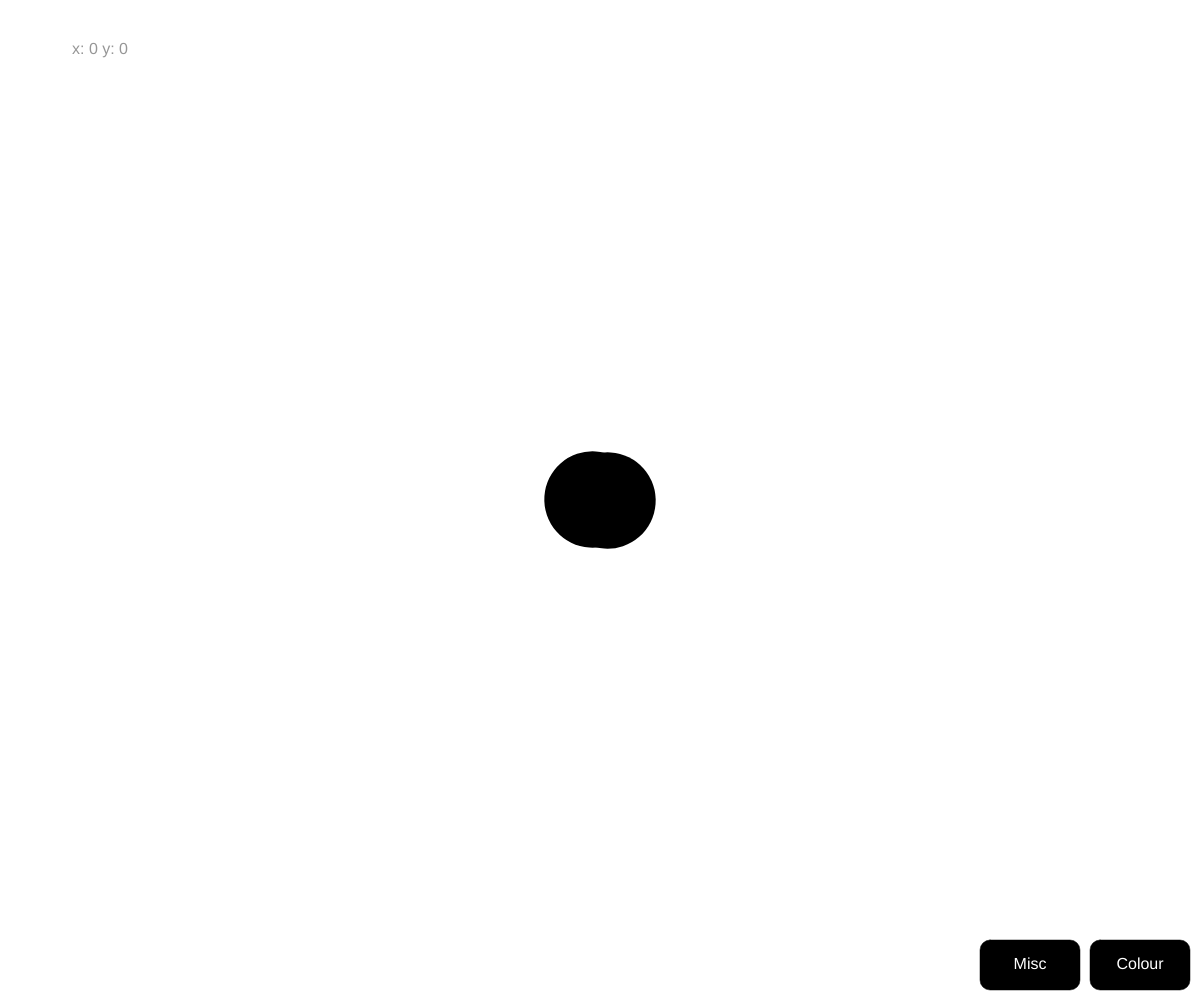
Frame 1 (no input)
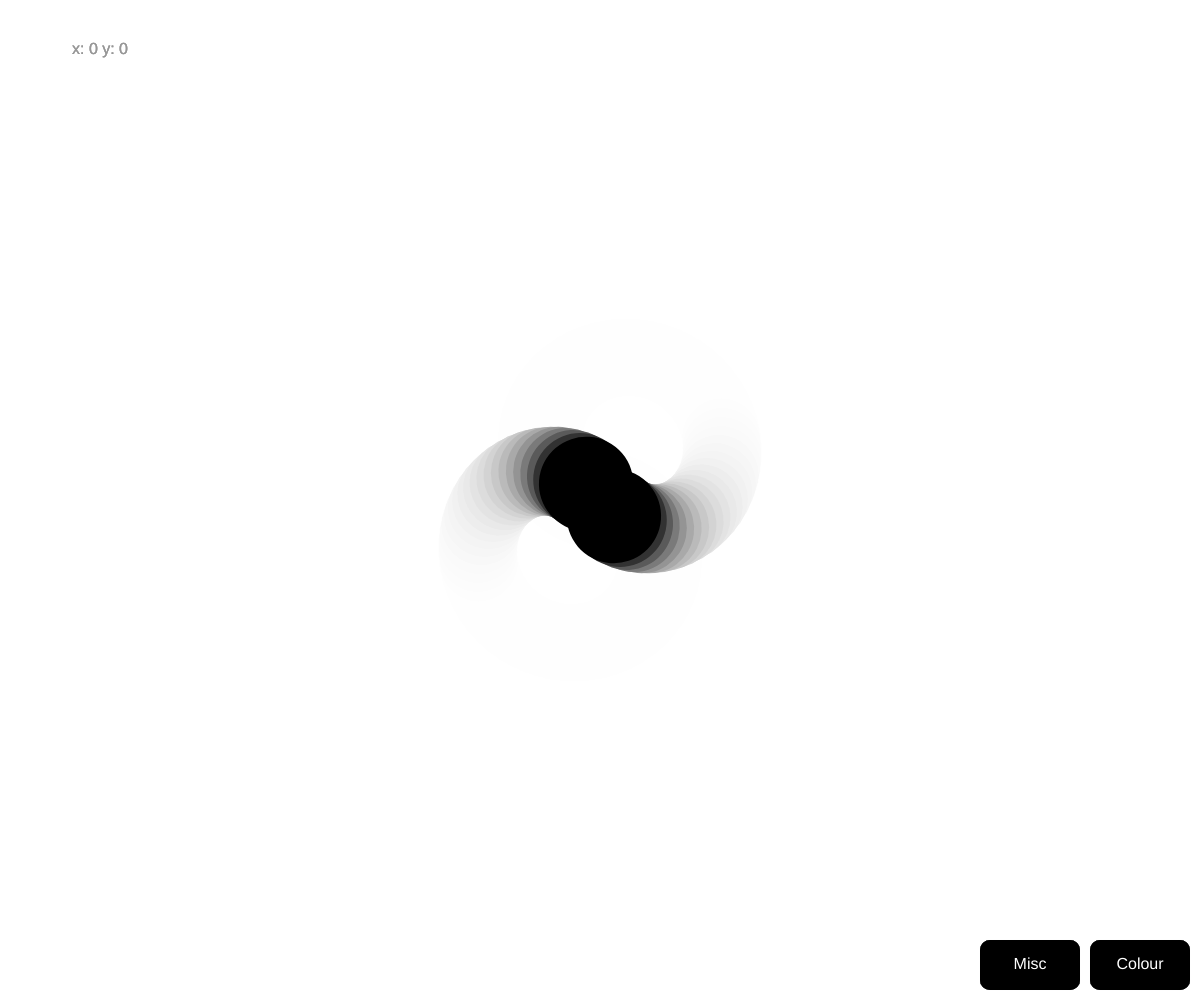
Frame 60 (no input)
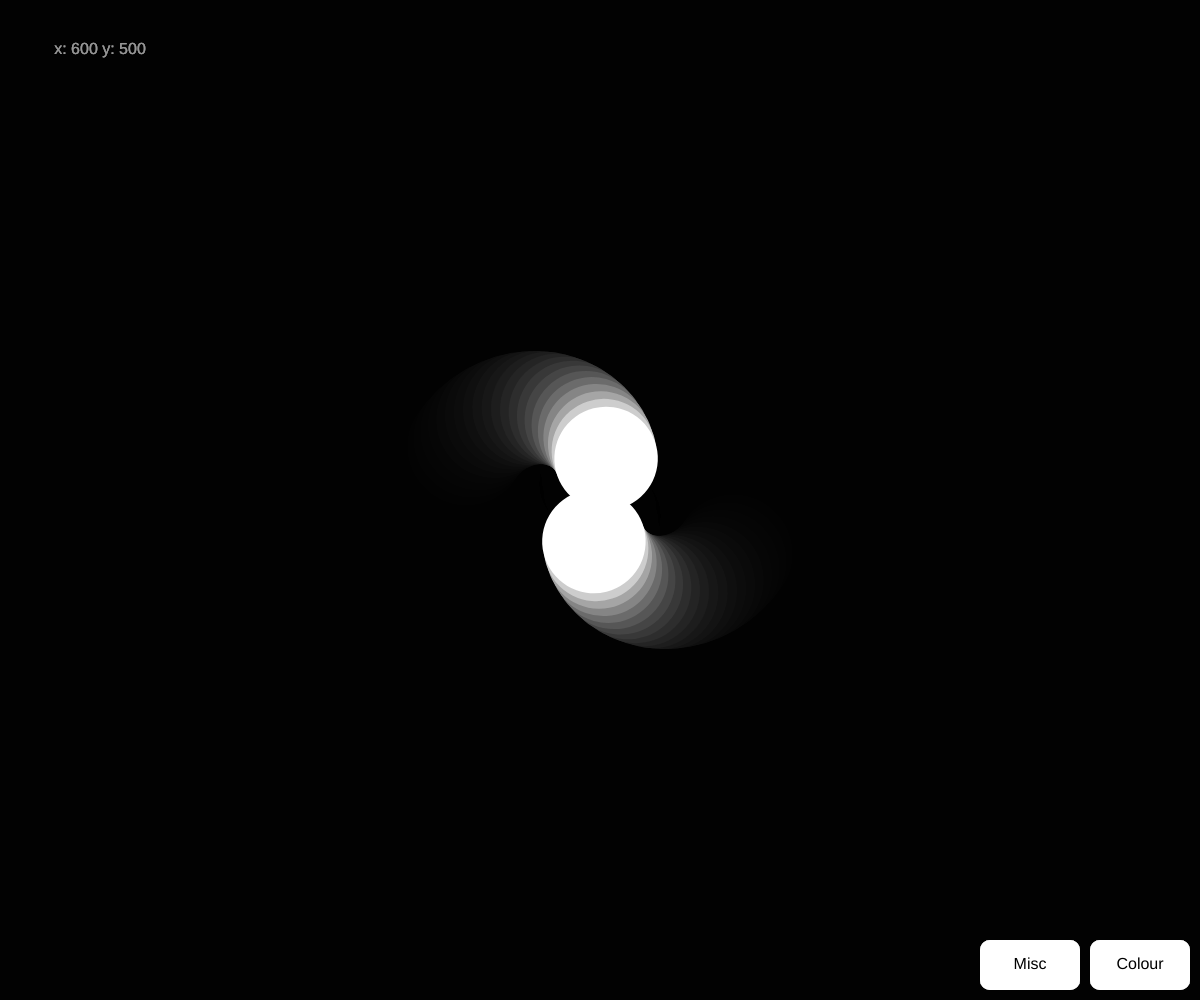
Frame 120 (the mouse pressed at the canvas centre since frame 60)

The p5.js sketch that drew these frames (run headless with seeded random() and noise() and a simulated clock; from frame 60 on, the mouse is pressed at the canvas centre):

// p5.js sketch
// ── sketch.js
var bgColour = 255
var loadingColour = 0
var bordebuttonW = 10 // border width for bleed
var buttonW = 50
var buttonH = 25
var debug = "Misc"
var blackBG = true
var loadingSize = 150 // Size of Loading animation Icon
var bgOpacity = 255
var loadArray = [
  load1,
  load2,
  load3,
  load4,
  load5,
  load6,
  load7,
  load8,
  load9,
  load10,
]


function setup() {
  createCanvas(windowWidth, windowHeight);
}

function draw() {
  background(bgColour,bgOpacity);
  rectMode(RADIUS);
  textAlign(CENTER, CENTER);
  textSize(16);
  strokeWeight(0.5);
  // Button 1
  fill(loadingColour);
  rect(windowWidth - buttonW - bordebuttonW, windowHeight - buttonH - bordebuttonW, buttonW, buttonH, 10);
  fill(bgColour);
  text("Colour", windowWidth - buttonW - bordebuttonW, windowHeight - buttonH - bordebuttonW);
  // Button 2
  fill(loadingColour);
  rect(windowWidth - 3*buttonW - 2*bordebuttonW, windowHeight - buttonH - bordebuttonW, buttonW, buttonH, 10);
  fill(bgColour);
  text(debug, windowWidth - 3*buttonW - 2*bordebuttonW, windowHeight - buttonH - bordebuttonW);
  
  fill(150);
  text('x: ' + mouseX + ' y: ' + mouseY, 100, 50);

  fill(loadingColour)
  translate(windowWidth/2, windowHeight/2);
  //loadArray[9]();
  load14()
}

function mousePressed() {
  // Check if mouse is inside the circle
  //rect(windowWidth - buttonW - bordebuttonW, windowHeight - buttonH - bordebuttonW
  if (mouseX > (windowWidth - 2*buttonW - bordebuttonW) && mouseX < (windowWidth - bordebuttonW)) {
    if (mouseY > (windowHeight - 2*buttonH - bordebuttonW) && mouseY < (windowHeight - bordebuttonW)) {
      changeBackground()
    }
  }
  if (dist(mouseX, mouseY, windowWidth/2, windowHeight/2) < loadingSize){
    changeBackground()
  }
}

function mouseMoved() {

}

// function to change the background of colour
function changeBackground() {
  console.log("before" + blackBG)
  if (blackBG) {
    bgColour = 0;
    loadingColour = 255;
    blackBG = false
    console.log("p1")
  } else if (!blackBG){
    console.log("p2")
    bgColour = 255;
    loadingColour = 0;
    blackBG = true
  }
}


////////////////////////////////////////////////
// CODE FOR LOADING ANIMATIONS
////////////////////////////////////////////////



//CONSISTENT PENDULUM SLOW
function load13() {
  noStroke()
  fill(loadingColour,150)
  for (i = 0; i < 7; i++) {
    let c = loadingSize * cos((frameCount+ i*5)/(20))
    circle(c, 0, 50+i*2)
  } 
}

//PENDULUM
function load12() {
  noStroke()
  fill(loadingColour,150)
  for (i = 0; i < 7; i++) {
    let c = loadingSize * sin(frameCount/(20+i))
    circle(c, 0, 50-i*2)
  } 
}

//CONSISTENT PENDULUM
function load11() {
  noStroke()
  fill(loadingColour,150)
  for (i = 0; i < 7; i++) {
    let c = loadingSize * cos((frameCount+ i*8)/(20))
    circle(c, 0, 50+i*2)
  }
}

//CIRCLE STOP LIGHT
function load10() {
  noStroke()
  let l = [255,130,130]
  var o1
  var o2
  var o3
  let fc = frameCount/30

  if ((fc % 3) < 1){
    o1 = l[0]
    o2 = l[1]
    o3 = l[2]
  } else if ((fc % 3) < 2){
    o1 = l[2]
    o2 = l[0]
    o3 = l[1]
  } else if ((fc % 3) < 3){
    o1 = l[1]
    o2 = l[2]
    o3 = l[0]
  }

  cSize = loadingSize/2
  fill(loadingColour,o1)
  circle(-loadingSize,0,cSize)
  fill(loadingColour,o2)
  circle(0,0,cSize)
  fill(loadingColour,o3)
  circle(loadingSize,0,cSize)

  rotate(0);
}

//CIRCLE SPIRAL LOADING
function load14() {
  noStroke();
  let change = loadingSize * sin(frameCount/20)
  bgOpacity = 50;
  //line(-loadingSize+change,0,loadingSize-change,0)

  fill(loadingColour)
  rotate(frameCount/15)
  circle(-change, 0, loadingSize*0.65-change/7)
  circle(change, 0, loadingSize*0.65-change/7)


  rotate(0);
}

//SQUARE SPIRAL LOADING
function load9() {
  let change = loadingSize * sin(frameCount/20)
  //line(-loadingSize+change,0,loadingSize-change,0)

  fill(loadingColour)
  rotate(frameCount/15)
  rect(-change, 0, 50-change/10,50-change/10)
  rect(change, 0, 50-change/10,50-change/10)

  rotate(0);
}

//SQUARE PASS THROUGH 
function load8() {
  let change = loadingSize * sin(frameCount/20)
  //line(-loadingSize+change,0,loadingSize-change,0)

  fill(loadingColour,215)
  rect(-change, 0, 50-change/10,50-change/10)
  rect(change, 0, 50-change/10,50-change/10)

  rotate(0);
}

//SIN STRAIGHT LINE
function load7() {
  strokeWeight(5)
  let change = loadingSize * sin(frameCount/20)
  line(-loadingSize+change,0,loadingSize-change,0)
  
  rotate(0);
}

//SIN STRAIGHT LINE
function load6() {
  strokeWeight(5)
  let change = loadingSize * sin(frameCount/20)
  line(-loadingSize+change,0,loadingSize-change,0)
  
  rotate(0);
}

//SIN STRAIGHT LINE BOUNCE
function load5() {
  strokeWeight(5)
  let change = loadingSize * sin(frameCount/20)
  line(-loadingSize/2+change,0,loadingSize/2-change,0)
  
  rotate(0);
}

//DOUBLE LINE
function load4() {
  strokeWeight(5)
  rotate(frameCount/20);
 
  line(-loadingSize,-loadingSize,loadingSize,loadingSize)
  
  strokeWeight(5)
  rotate(frameCount/30);
 
  line(-loadingSize,-loadingSize,loadingSize,loadingSize)

  translate(0,0);
  rotate(0);
}

//SIMPLE LINE
function load3() {
  strokeWeight(5)
  rotate(frameCount/12);
 
  line(-loadingSize,-loadingSize,loadingSize,loadingSize)
  translate(0,0);
  rotate(0);
}

//SIMPLE TRIANGLE (NOT FINISHED - need to maKE EQUILATERAL)
function load2() {
  noStroke();
  rotate(frameCount/12);
  let x1 = 0
  let y1 = 0 - loadingSize/2

  let x2 = 0 - loadingSize/2
  let y2 = loadingSize/2

  let x3 = loadingSize/2
  let y3 = loadingSize/2

  triangle(x1,y1,x2,y2,x3,y3);
  translate(0,0);
  rotate(0);
}

// SIMPLE SQUARE
function load1() {
  noStroke()
  rotate(frameCount/12);
  rect(0,0, 70,70);
  translate(0,0);
  rotate(0);
}
